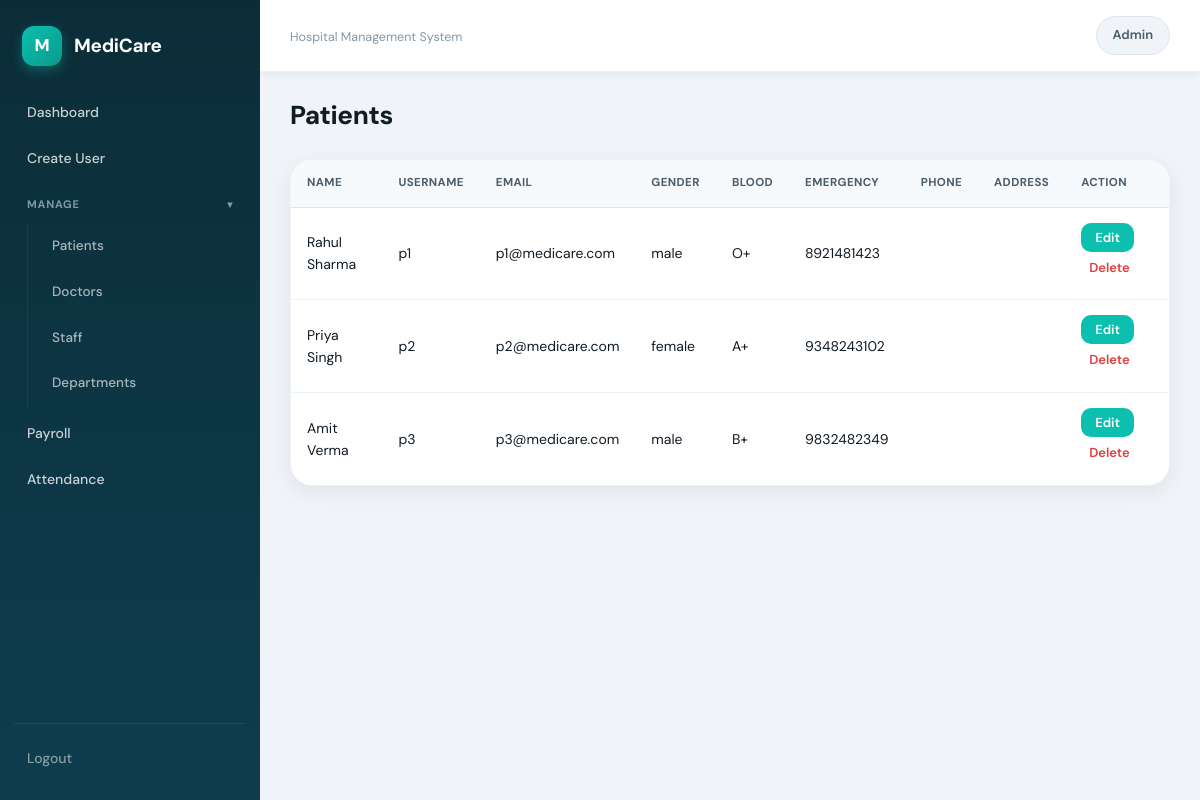
The app's page /admin/manage/patients (signed in) with its own data.
### tables this page shows
CREATE TABLE patients (
    id INTEGER PRIMARY KEY AUTOINCREMENT,
    user_id INTEGER UNIQUE NOT NULL,
    dob TEXT,
    emergency_contact TEXT,
    FOREIGN KEY(user_id) REFERENCES users(id) ON DELETE CASCADE
);

CREATE TABLE users (
    id INTEGER PRIMARY KEY AUTOINCREMENT,
    username TEXT UNIQUE NOT NULL,
    email TEXT UNIQUE NOT NULL,
    password_hash TEXT NOT NULL,
    name TEXT NOT NULL,
    role TEXT NOT NULL CHECK(role IN ('patient','doctor','staff','admin')),
    phone TEXT,
    address TEXT,
    gender TEXT CHECK(gender IN ('male','female','other')),
    blood_group TEXT CHECK(blood_group IN ('A+','A-','B+','B-','O+','O-','AB+','AB-')),
    is_active INTEGER DEFAULT 1,
    created_at TIMESTAMP DEFAULT CURRENT_TIMESTAMP
);

### app.py (the view, shortened to what this page needs)
@app.route('/admin/manage/<entity>', methods=['GET', 'POST'])
def manage(entity):
    if session.get('role') != 'admin':
        return redirect('/')
    conn = get_connection()
    cur = conn.cursor()
    cur.execute("SELECT * FROM departments ORDER BY name")
    departments = cur.fetchall()
    doctor_departments = [d for d in departments if d["department_type"] == "doctor"]
    staff_departments = [d for d in departments if d["department_type"] == "staff"]
    delete_id = request.args.get("delete_id")
    if entity == "patients":
        cur.execute("""
            SELECT u.*, p.emergency_contact
            FROM users u
            JOIN patients p ON p.user_id = u.id
            WHERE u.role='patient'
        """)
        data = cur.fetchall()
    else:
        return redirect("/dashboard/admin")
    conn.close()
    return render_template(
        "manage/manage_entities.html",
        entity=entity,
        data=data,
        departments=departments,
        doctor_departments=doctor_departments,
        staff_departments=staff_departments
    )

### app.py (called while the page is built)
def get_connection():
    conn = sqlite3.connect('database.db')
    conn.row_factory = sqlite3.Row
    conn.execute("PRAGMA foreign_keys = ON")
    return conn

### templates/manage/manage_entities.html (shortened to what this page needs)
{% extends "base.html" %}
{% block content %}
<div class="page">
    <div class="header">
        <h2>{{ entity|capitalize }}</h2>
    </div>
    <div class="table-box">
        <table>
            <thead>
                <tr>
                    <th>Name</th>
                    {% if entity != "departments" %}
                    <th>Username</th>
                    <th>Email</th>
                    {% endif %}
                    {% if entity == "patients" %}
                        <th>Gender</th>
                        <th>Blood</th>
                        <th>Emergency</th>
                        <th>Phone</th>
                        <th>Address</th>
                    {% elif entity == "doctors" %}
                        <th>Phone</th>
                        <th>Address</th>
                        <th>Specialization</th>
                        <th>Department</th>
                        <th>Salary</th>
                        {% elif entity == "staff" %}
                        <th>Phone</th>
                        <th>Address</th>
                        <th>Designation</th>
                        <th>Department</th>
                        <th>Salary</th>
                    {% elif entity == "departments" %}
                        <th>Description</th>
                        <th>Type</th>
                    {% endif %}
                    <th>Action</th>
                </tr>
            </thead>
            <tbody>
            {% for row in data %}
                <tr>
                    <td>{{ row.name }}</td>
                    {% if entity!="departments" %}
                    <td>{{ row.username if row.username is defined else "" }}</td>
                    <td>{{ row.email if row.email is defined else "" }}</td>
                    {% endif %}
                    {% if entity == "patients" %}
                        <td>{{ row.gender }}</td>
                        <td>{{ row.blood_group }}</td>
                        <td>{{ row.emergency_contact }}</td>
                        <td>{{ row.phone }}</td>
                        <td>{{ row.address }}</td>
                    {% elif entity == "doctors" %}
                        <td>{{ row.phone }}</td>
                        <td>{{ row.address }}</td>
                        <td>{{ row.specialization }}</td>
                        <td>{{ row.department_name or "" }}</td>
                        <td>{{ row.per_day_salary or "" }}</td>
                    {% elif entity == "staff" %}
                        <td>{{ row.phone }}</td>
                        <td>{{ row.address }}</td>
                        <td>{{ row.designation }}</td>
                        <td>{{ row.department_name or "" }}</td>
                        <td>{{ row.per_day_salary or "" }}</td>
                    {% elif entity == "departments" %}
                        <td>{{ row.description }}</td>
                        <td>{{ row.department_type }}</td>
                    {% endif %}
                    <td>
                        <button type="button" class="edit-btn"
                            data-id="{{ row.id }}"
                            data-name="{{ row.name or '' }}"
                            data-username="{{ row.username or '' }}"
                            data-email="{{ row.email or '' }}"
                            data-phone="{{ row.phone or '' }}"
                            data-address="{{ row.address or '' }}"
                            data-gender="{{ row.gender or '' }}"
                            data-blood-group="{{ row.blood_group or '' }}"
                            data-emergency-contact="{{ row.emergency_contact or '' }}"
                            data-specialization="{{ row.specialization or '' }}"
                            data-designation="{{ row.designation or '' }}"
                            data-department-id="{{ row.department_id or '' }}"
                            data-description="{{ row.description or '' }}"
                            data-salary="{{ row.per_day_salary or '' }}"
                            data-department-type="{{ row.department_type or '' }}">
                            Edit
                        </button>
                        <a href="?delete_id={{ row.id }}" class="delete-btn" onclick="return confirm('Delete this record?')">
                            Delete
                        </a>
                    </td>
                </tr>
            {% endfor %}
            </tbody>
        </table>
    </div>
</div>
{% endblock %}

### static/css/style.css (style rules this page uses)
:root { --primary: #0cbfae; --primary-dark: #0a9b8d; --primary-deeper: #087a6e; --primary-glow: rgba(12, 191, 174, 0.14); --accent: #f0a500; --accent-light: rgba(240, 165, 0, 0.12); --danger: #e03e3e; --danger-light: rgba(224, 62, 62, 0.1); --success: #16a667; --success-light: rgba(22, 166, 103, 0.1); --warning: #d48f00; --warning-light: rgba(212, 143, 0, 0.1); --info: #2563eb; --info-light: rgba(37, 99, 235, 0.1); --bg: #f0f4f8; --surface: #ffffff; --surface-2: #f7fafc; --text: #111c25; --text-2: #4a5c6a; --muted: #8298a8; --border: #dce6ef; --border-light: #eef3f7; --sidebar-bg: #0b2d38; --sidebar-mid: #0e3d4e; --sidebar-text: rgba(255, 255, 255, 0.78); --sidebar-text-active: #ffffff; --sidebar-hover: rgba(255, 255, 255, 0.09); --sidebar-active: rgba(12, 191, 174, 0.18); --radius-sm: 10px; --radius: 16px; --radius-lg: 22px; --radius-xl: 28px; --shadow-sm: 0 2px 8px rgba(0, 0, 0, 0.05); --shadow: 0 6px 20px rgba(0, 0, 0, 0.07); --shadow-md: 0 10px 32px rgba(0, 0, 0, 0.09); --shadow-lg: 0 20px 50px rgba(0, 0, 0, 0.12); --sidebar-w: 260px; --topbar-h: 72px; --transition: 0.2s ease; }
*, *::before, *::after { margin: 0; padding: 0; box-sizing: border-box; }
html { scroll-behavior: smooth; }
body { font-family: 'DM Sans', system-ui, sans-serif; background: var(--bg); color: var(--text); font-size: 15px; line-height: 1.6; -webkit-font-smoothing: antialiased; }
a { color: inherit; text-decoration: none; }
button { font-family: inherit; cursor: pointer; }
.admin-section, .section-card, .profile-panel, .salary-filter-card, .salary-summary-card, .table-wrap, .table-box, .filters-card, .system-status, .salary-table-card { background: var(--surface); border-radius: var(--radius-lg); box-shadow: var(--shadow); border: 1px solid var(--border-light); }
.table-wrap, .table-box, .salary-table-card { border-radius: var(--radius-lg); overflow: hidden; }
table, .table, .entity-table, .modern-table, .salary-table { width: 100%; border-collapse: collapse; }
thead, .table thead { background: var(--surface-2); }
th, .table th { padding: 14px 16px; font-size: 11.5px; font-weight: 700; color: var(--text-2); text-align: left; border-bottom: 1px solid var(--border); white-space: nowrap; text-transform: uppercase; letter-spacing: 0.4px; }
td, .table td { padding: 15px 16px; font-size: 14px; border-bottom: 1px solid var(--border-light); vertical-align: middle; }
tbody tr { transition: background var(--transition); }
tbody tr:last-child td { border-bottom: none; }
.btn, .btn-primary, .btn-success, .login-btn, .salary-btn, .salary-action-btn, .edit-btn, .save-profile-btn, .create-form button, .entity-form button, .modal-content button[type="submit"], .actions button[type="submit"], .form-actions button { display: inline-flex; align-items: center; justify-content: center; gap: 8px; padding: 11px 20px; border: none; border-radius: var(--radius-sm); font-size: 14px; font-weight: 600; cursor: pointer; transition: var(--transition); text-decoration: none; line-height: 1; white-space: nowrap; font-family: inherit; }
.edit-btn { background: var(--primary); color: white; padding: 8px 14px; font-size: 13px; }
.delete-btn { color: var(--danger); font-weight: 600; font-size: 13px; background: none; border: none; cursor: pointer; padding: 6px 8px; transition: var(--transition); text-decoration: none; display: inline-flex; align-items: center; }
.entity-page, .page { display: flex; flex-direction: column; gap: 20px; }
.entity-header h2, .header h2 { font-size: 26px; font-weight: 800; letter-spacing: -0.4px; }
.table-wrap, .table-box { overflow: hidden; }

### records on screen
patients: name "Rahul Sharma", username "p1", email "p1@medicare.com", gender "male", blood_group "O+", emergency_contact "8921481423"
patients: name "Priya Singh", username "p2", email "p2@medicare.com", gender "female", blood_group "A+", emergency_contact "9348243102"
patients: name "Amit Verma", username "p3", email "p3@medicare.com", gender "male", blood_group "B+", emergency_contact "9832482349"

### other values on screen
{{ session.get('role', 'User')|capitalize }} "Admin"
{{ entity|capitalize }} "Patients"
